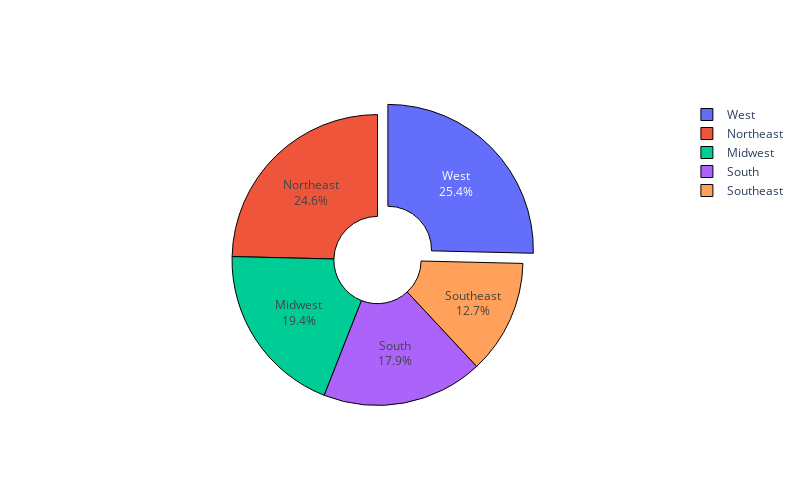

Here is the notebook cell this chart was saved with:
### Code cell
# Crear la gráfica de pastel
fig = go.Figure(data=[go.Pie(labels=total_transactions_by_region.index, values=total_transactions_by_region, hole=.3)])

# Actualizar el layout para un efecto 3D
fig.update_traces(marker=dict(line=dict(color='#000000', width=1)),
                  textinfo='label+percent',
                  pull=[0.1, 0, 0, 0])  # Resaltar la primera sección

# Cambiar el tamaño de la figura (width: ancho, height: alto)
fig.update_layout(
    width=800,  # Cambia el valor según el tamaño deseado
    height=500  # Cambia el valor según el tamaño deseado
)

# Mostrar la gráfica
fig.show()

### Figure 1 — Plotly figure (JSON) as saved in the notebook; plotly's stock layout.template omitted (floating-point values rounded to 4 significant figures)
{"data": [{"hole": 0.3, "labels": ["West", "Northeast", "Midwest", "South", "Southeast"], "marker": {"line": {"color": "#000000", "width": 1}}, "pull": [0.1, 0, 0, 0], "textinfo": "label+percent", "type": "pie", "values": [2448, 2376, 1872, 1728, 1224]}], "layout": {"height": 500, "width": 800}}
